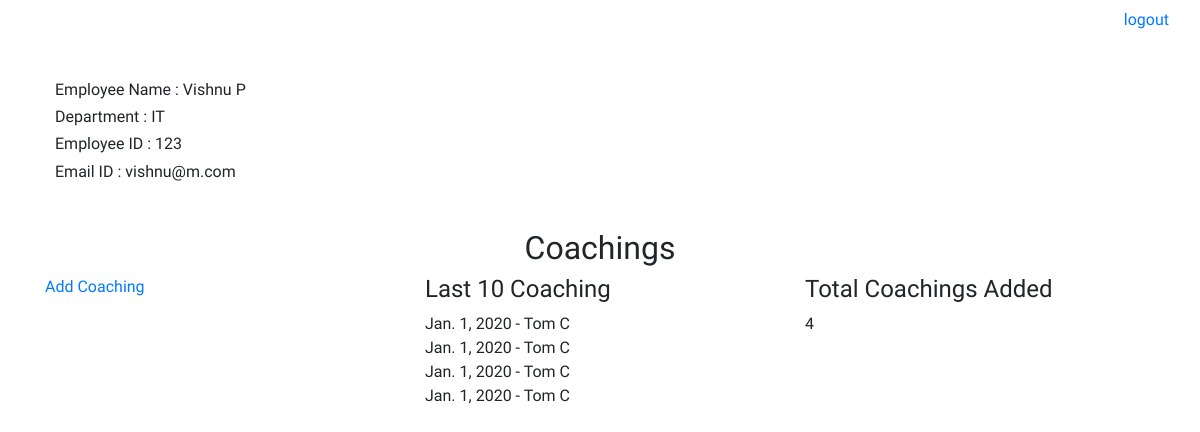
The page /employees/qahome (signed in) on the database as committed earlier.
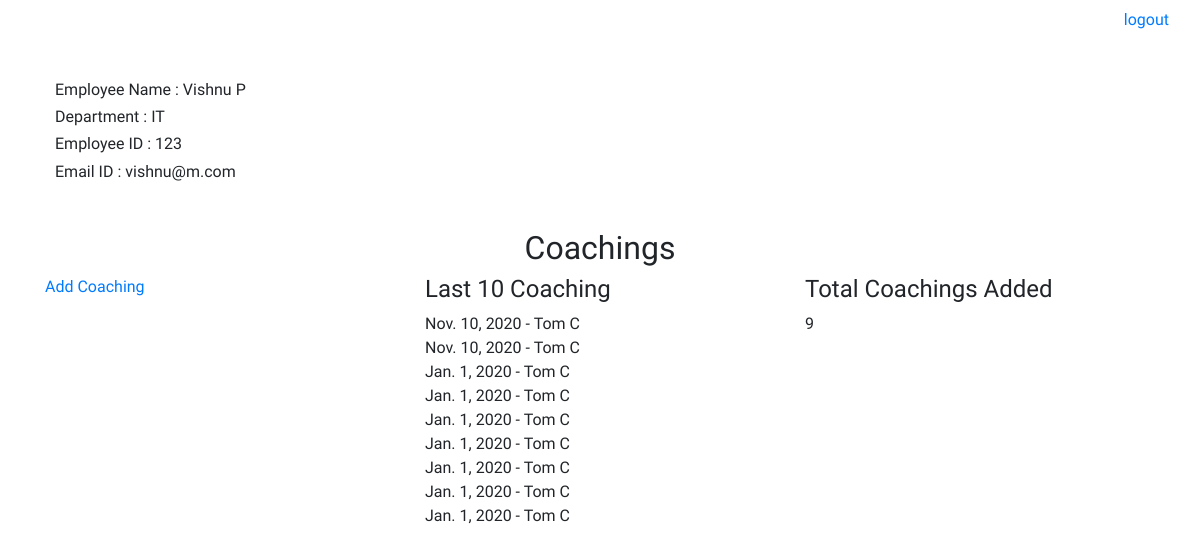
The same page on the database as committed later.
### employees/models.py (models this page shows, shortened)
class Profile(models.Model):
    user=models.OneToOneField(User,on_delete=models.CASCADE)
    emp_name = models.CharField(max_length=30)
    emp_id=models.IntegerField()
    emp_desi=models.CharField(max_length=50)
    team=models.CharField(max_length=50)
    email=models.EmailField()

class Coaching(models.Model):
    ticket_no=models.IntegerField()
    feedback=models.TextField()
    agent=models.CharField(max_length=50)
    qa=models.CharField(max_length=50)
    status=models.BooleanField(default=False)
    date=models.DateField(default="2020-01-01")

### employees/views.py (the view)
# urls.py: path('qahome',qahome),
def qahome(request):
    user=request.user.profile.emp_name
    coachings=Coaching.objects.filter(qa=user).order_by('id').reverse()[:10]
    counts=Coaching.objects.filter(qa=user).count()
    data={'coachings':coachings,'counts':counts}
    return render(request,'qa-home.html',data)

### templates/qa-home.html
{% extends 'base.html' %}
{% block main %}
<section id="profile">
    <div class="container-lg">
        <h6>Employee Name : {{user.profile.emp_name}}</h6>
        <h6>Department : {{user.profile.team}}</h6>
        <h6>Employee ID : <span>{{user.profile.emp_id}}</span></h6>
        <h6>Email ID : <span>{{user.profile.email}}</span></h6>
    </div>
</section>
<section id="coaching">
    <div class="container-lg">
        <h2 class="text-center">Coachings</h2>
        <div class="row">
            <div class="col-md-4">
                <p><a href="addcoaching">Add Coaching</a></p>
            </div>
            <div class="col-md-4">
                <h4>Last 10 Coaching </h4>
                {% for coaching in coachings %}
                    {{coaching.date}} - {{coaching.agent}} <br>
                {% endfor %}
            </div>
            <div class="col-md-4">
                 <h4>Total Coachings Added</h4>
                {{counts}}
            </div>
        </div>
    </div>
</section>
{% endblock %}

### templates/base.html (shortened to what this page needs)
<!DOCTYPE html>
<html lang="en">
<head>
    {% load static %}
    <link rel="stylesheet" href="https://cdn.jsdelivr.net/npm/bootstrap@4.5.3/dist/css/bootstrap.min.css">
    <link rel="stylesheet" href="{% static 'css/style.css' %}">
</head>
<body>
        <section>
            <div class="container-fluid">
                <ul class="nav justify-content-end">
                    {% if user.is_authenticated %}
                    <li class="nav-item"><a class="nav-link" href="/employees/logout">logout</a></li>
                    {% else %}
                    <li class="nav-item"><a class="nav-link" href="login">login</a></li>
                    <li class="nav-item"><a class="nav-link" href="signup">sign-up</a></li>
                    {% endif %}
                </ul>
            </div>
        </section>
    {% block main %}
    {% endblock %}
</body>
</html>

### static/css/style.css (style rules this page uses)
* { padding: 0; margin: 0; }
body { font-family: 'Maven Pro', sans-serif; }
#profile { padding: 40px; }

Rows that differ between the two databases and show on the page:
added Coaching: date "Nov. 10, 2020", agent "Tom C"
added Coaching: date "Nov. 10, 2020", agent "Tom C"
added Coaching: date "Jan. 1, 2020", agent "Tom C"
added Coaching: date "Jan. 1, 2020", agent "Tom C"
added Coaching: date "Jan. 1, 2020", agent "Tom C"
Other text that changed with them:
{{ counts }}: "4" → "9"
